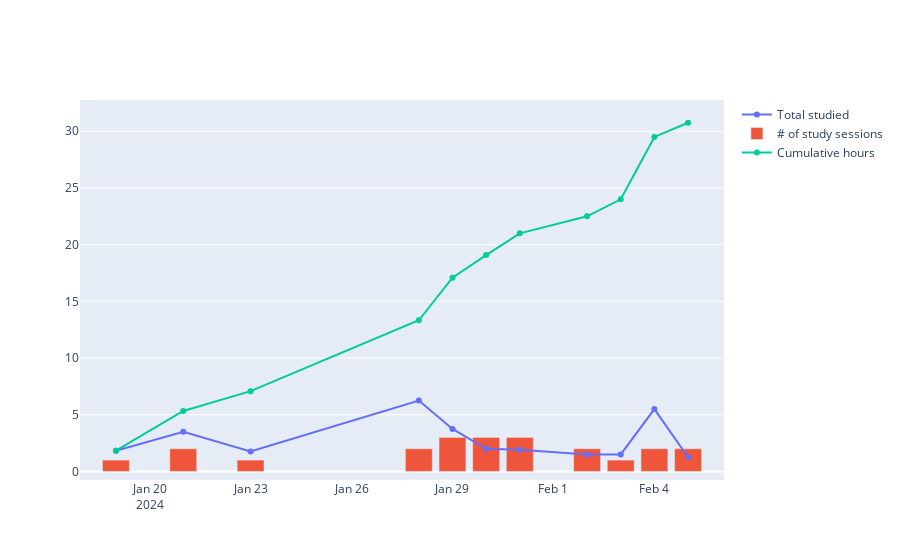

The notebook cell saved with this chart:
### Markdown cell above
### 1.0.1 Cumulative study hours by day

### Code cell
fig = go.Figure()
fig.add_trace(
    go.Scatter(
        x=jan_study_data["Date"],
        y=jan_study_data["Total hours completed"],
        name="Total studied"
    ))
fig.add_trace(
    go.Bar(
        x=jan_study_data["Date"],
        y=jan_study_data["# of study sessions"],
        name="# of study sessions"
    ))
fig.add_trace(
    go.Scatter(
        x=jan_study_data["Date"],
        y=jan_study_data["Cum Sum"],
        name="Cumulative hours"
    ))
fig.show()

### Figure 1 — Plotly figure (JSON) as saved in the notebook; plotly's stock layout.template omitted (floating-point values rounded to 4 significant figures)
{"data": [{"name": "Total studied", "type": "scatter", "x": ["2024-01-19T00:00:00", "2024-01-21T00:00:00", "2024-01-23T00:00:00", "2024-01-28T00:00:00", "2024-01-29T00:00:00", "2024-01-30T00:00:00", "2024-01-31T00:00:00", "2024-02-02T00:00:00", "2024-02-03T00:00:00", "2024-02-04T00:00:00", "2024-02-05T00:00:00"], "y": [1.83, 3.5, 1.75, 6.25, 3.75, 2, 1.92, 1.5, 1.5, 5.5, 1.25]}, {"name": "# of study sessions", "type": "bar", "x": ["2024-01-19T00:00:00", "2024-01-21T00:00:00", "2024-01-23T00:00:00", "2024-01-28T00:00:00", "2024-01-29T00:00:00", "2024-01-30T00:00:00", "2024-01-31T00:00:00", "2024-02-02T00:00:00", "2024-02-03T00:00:00", "2024-02-04T00:00:00", "2024-02-05T00:00:00"], "y": [1, 2, 1, 2, 3, 3, 3, 2, 1, 2, 2]}, {"name": "Cumulative hours", "type": "scatter", "x": ["2024-01-19T00:00:00", "2024-01-21T00:00:00", "2024-01-23T00:00:00", "2024-01-28T00:00:00", "2024-01-29T00:00:00", "2024-01-30T00:00:00", "2024-01-31T00:00:00", "2024-02-02T00:00:00", "2024-02-03T00:00:00", "2024-02-04T00:00:00", "2024-02-05T00:00:00"], "y": [1.83, 5.33, 7.08, 13.33, 17.08, 19.08, 21, 22.5, 24, 29.5, 30.75]}], "layout": {}}
